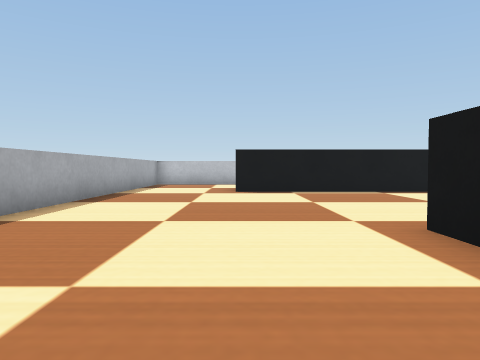
[1] (above)

18 first-person views from a walk through a Webots world. The camera is 0.07 m above the floor, tilts 2° down and sees 70° across. The floor is counted in squares, 0.1 m on a side. Each view is taken from the middle of a square. On the plan, view 1 faces up. The plan holds only what a view shows up to about 11 squares ahead; the rest is blank. The robots in the file are not drawn. Simple shapes and patterns stand in for the simulator's stock objects.

[2]
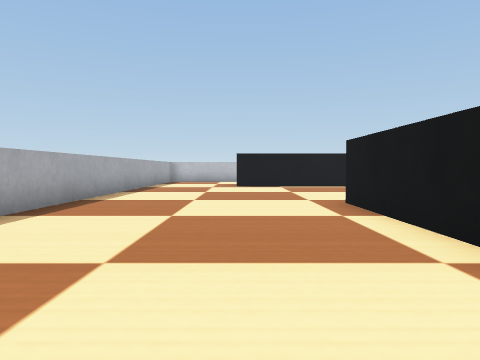

[3]
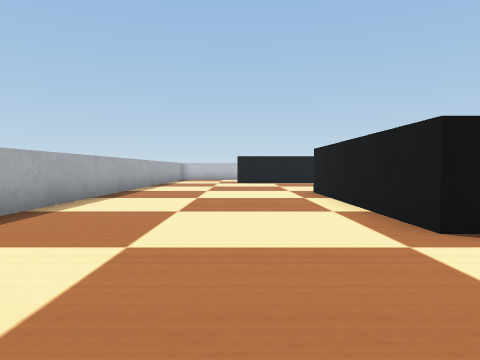

[4]
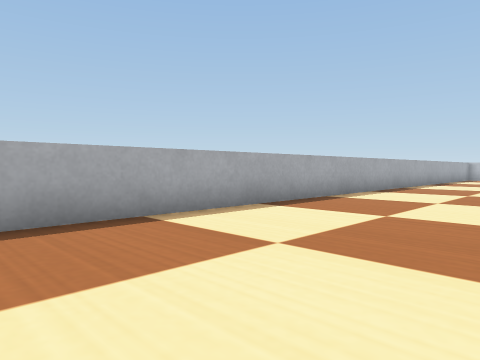

[5]
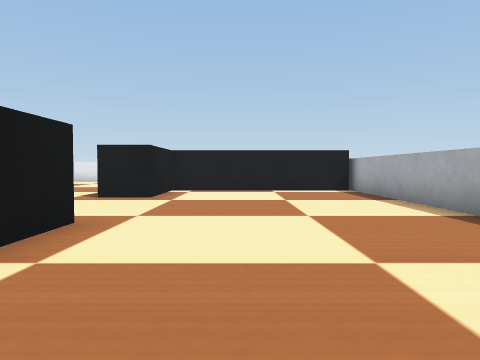

[6]
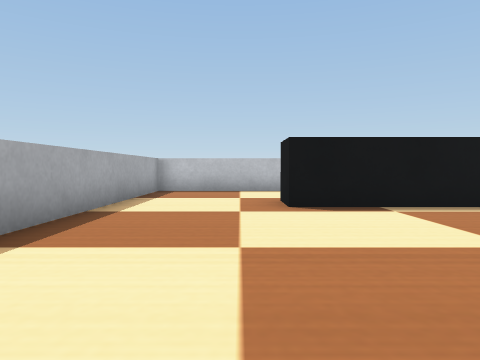

[7]
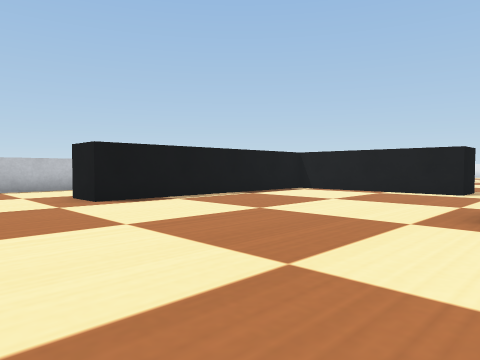

[8]
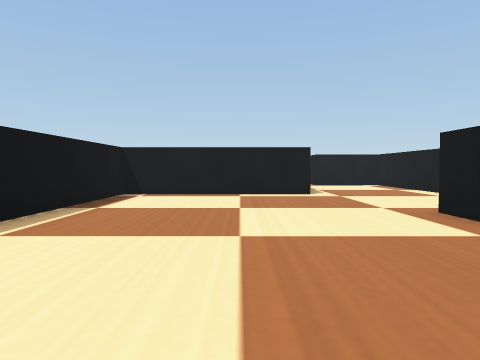

[9]
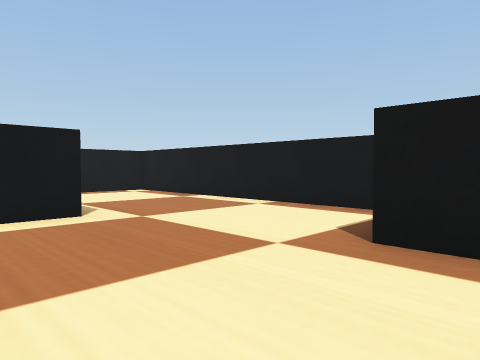

[10]
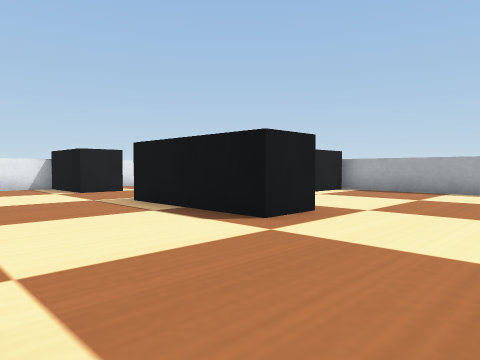

[11]
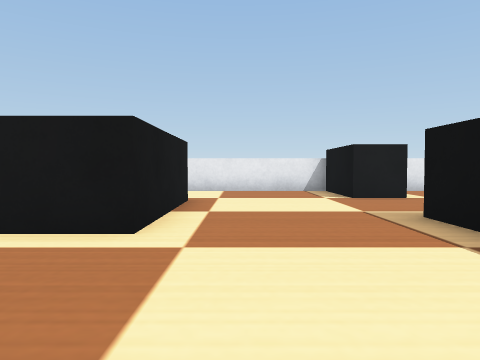

[12]
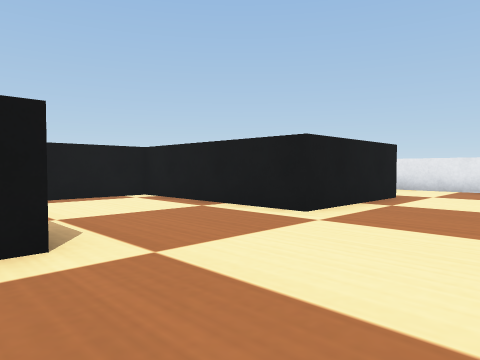

[13]
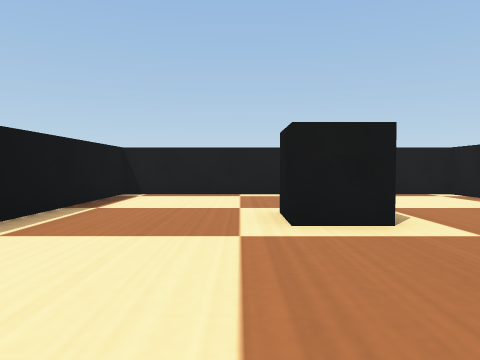

[14]
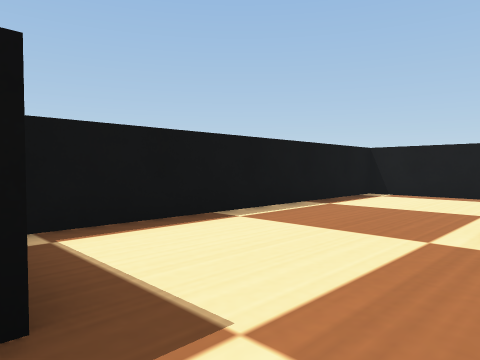

[15]
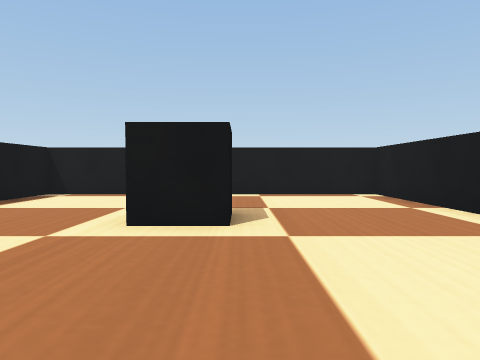

[16]
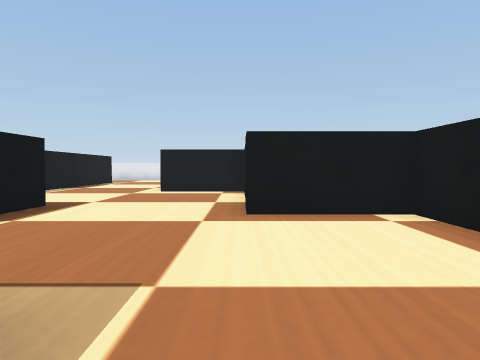

[17]
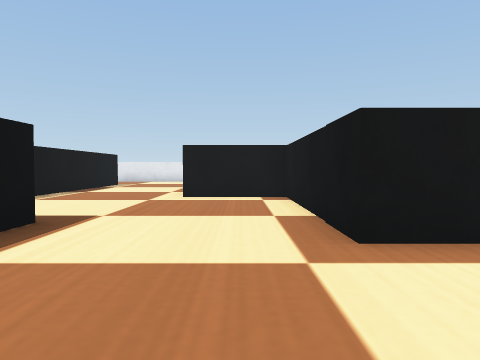

[18]
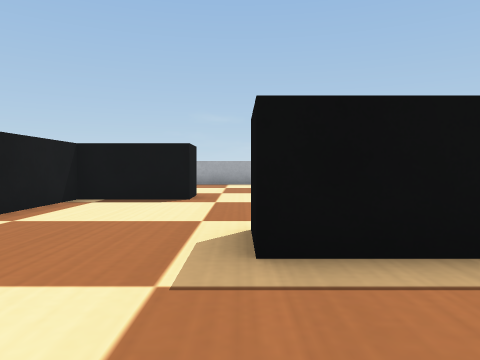

### Floor plan
Points are (right, up) in squares from view 1. A wall is a line through its corners. A room is listed if a view was taken in it or the views show most of it. See-through windows are left out.
Room 1 (views 1, 2, 3, 4, 5, 6, 7, 8, 9, 13, 14, 15)
walls: (3.5, -2.4) (2.1, -2.4) (2.1, 3.9) (3.4, 3.9); (3.4, 10.1) (-0.1, 10.1) (-0.1, 11.4); (-3.4, -8.6) (2.1, -8.6) (2.1, -6.1) (3.4, -6.1); (-3.5, 11.5) (-3.5, -9.1)
ways out: opening at (2.5, -4.5) to room 2; opening at (2.5, 6.5) to room 5; opening at (-2, 10.5)
Room 2 (views 10, 11, 12)
walls: (7.9, -4.9) (7.1, -4.9) (7.1, -3.6) (8.4, -3.6); (7.1, -8.6) (12.1, -8.6) (12.1, 0.1) (3.9, 0.1); (3.4, -6.1) (3.4, -8.5)
ways out: opening at (2.5, -4.5) to room 1; opening at (5, -9.5) to room 4
Room 3 (views 16, 17, 18)
walls: (8.4, 6.9) (8.4, 5.1) (7.1, 5.1); (6.4, 1.4) (12.1, 1.4) (12.1, 3.9) (17.2, 3.9) (17.2, 6.4)
ways out: opening at (7.5, 3.5) to room 5; opening at (13, 6)
Room 4 (no view inside)
walls: (7.1, -12.5) (7.1, -8.6); (2, -12.9) (3.4, -12.9) (3.4, -15.5) (6.6, -15.5); (3.4, -8.5) (3.4, -10)
ways out: opening at (5, -9.5) to room 2; opening at (2.5, -11.5); opening at (7.5, -14)
Room 5 (no view inside)
walls: (7.1, 5.1) (7.1, 10.1) (3.4, 10.1); (3.4, 3.9) (3.4, 1.4) (6.4, 1.4)
ways out: opening at (2.5, 6.5) to room 1; opening at (7.5, 3.5) to room 3

Where each view was taken, in squares from view 1:
view 1: 0 up, 0 right, facing up
view 2: 3 down, 0 right, facing up
view 3: 6 down, 0 right, facing up
view 4: 8 down, 1 right, facing up-left
view 5: 2 up, 0 right, facing down
view 6: 4 up, 1 left, facing up
view 7: 3 up, 3 left, facing up-right
view 8: 7 up, 2 left, facing right
view 9: 7 up, 2 right, facing down-right
view 10: 3 down, 7 right, facing down-left
view 11: 5 down, 6 right, facing down
view 12: 4 down, 4 right, facing down-right
view 13: 3 down, 3 right, facing right
view 14: 4 down, 3 right, facing up-right
view 15: 5 down, 3 right, facing right
view 16: 4 up, 7 right, facing right
view 17: 5 up, 9 right, facing right
view 18: 5 up, 11 right, facing left
